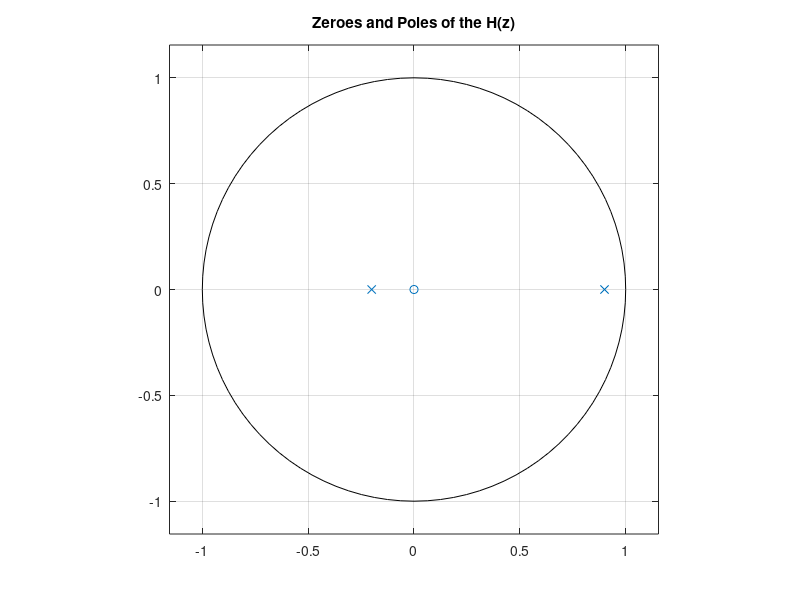
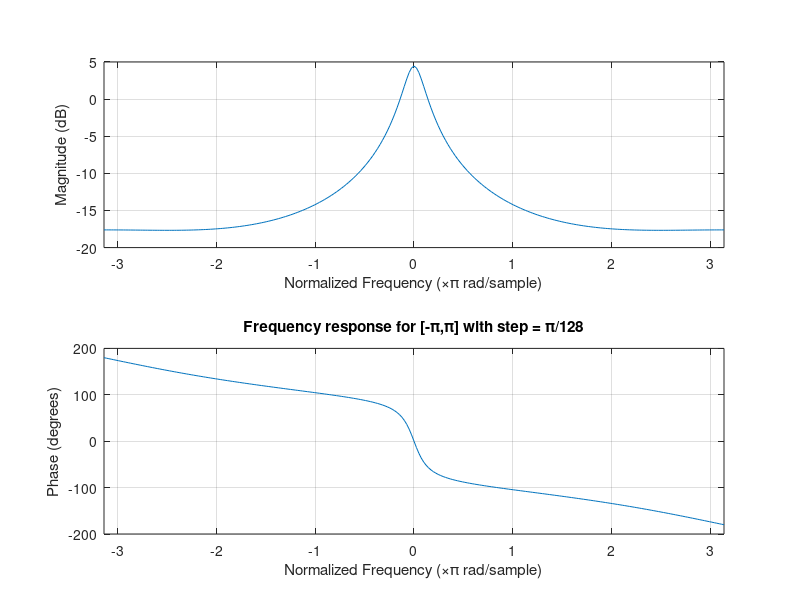
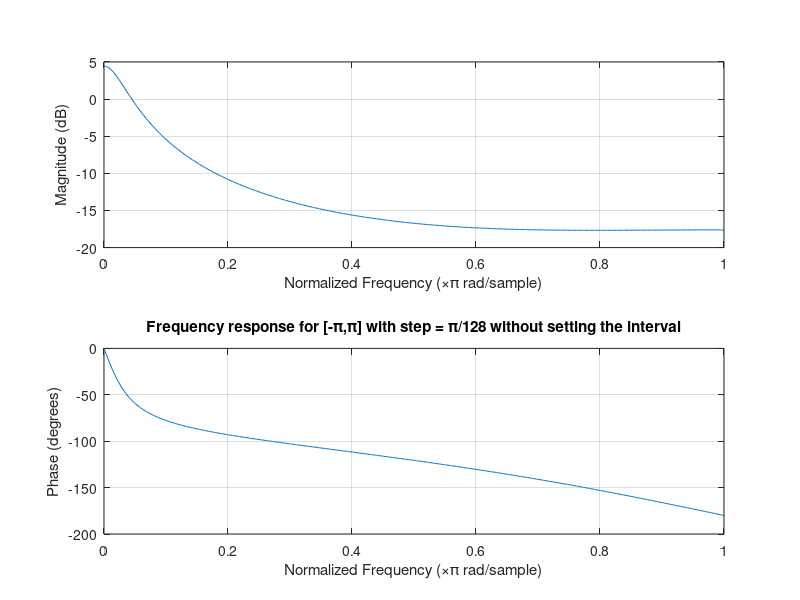
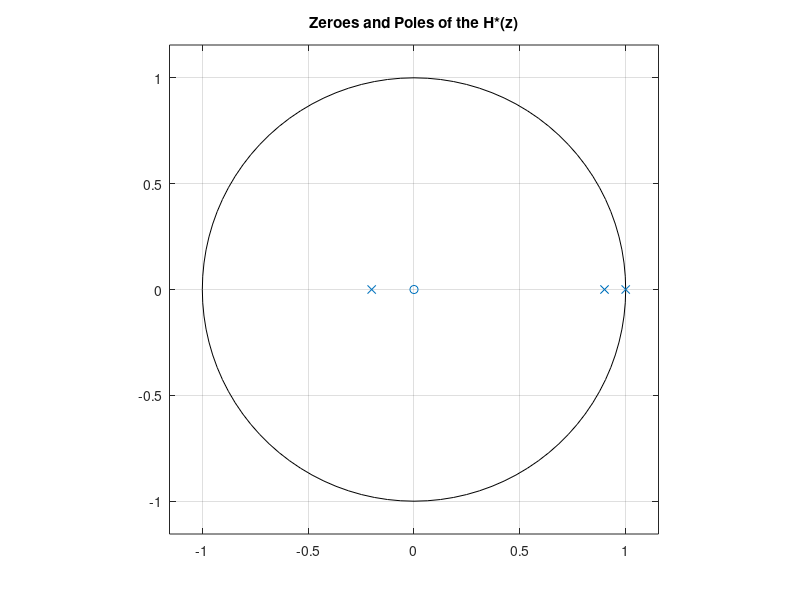

Source code (MATLAB) for these figures, in order: (Note: this script raises an error after producing the figures.)
close all;
clear all;
clc;

%% Exercise 1 

% Question b

% Set the frequency 
fs=1;
Ts=1/fs;

% Model the Transfer Function H(z) using tf()
H = tf( [0, 0.2 ,0], [1, -0.7, -0.18], Ts)

% Find the zeroes and the poles of the TF by solving the eqs
zeroes = roots([0, 0.2, 0])
poles = roots([1, -0.7, -0.18])

% Set the zeroes and poles on the Img plane
figure(1);
zplane(zeroes, poles);
title('Zeroes and Poles of the H(z)')



% Question d

%Set the frequency interval vector
fval = -pi:pi/128:pi;

figure(2);
% Normal drawing of frequency response
freqz( [0, 0.2, 0], [1, -0.7, -0.18], fval)
title('Frequency response for [-\pi,\pi] with step = \pi/128')

figure(3);
% Drawing of frequency response without providing interval
freqz( [0, 0.2, 0], [1, -0.7, -0.18])
title('Frequency response for [-\pi,\pi] with step = \pi/128 without setting the interval')




%Question e

clear all;

% Set the frequency 
fs=1;
Ts=1/fs;

% Model the Transfer Function H(z) using tf()
H = tf( [0, 0.2, 0], [1, -1.7, 0.52, 0.18], Ts)

% Find the zeroes and the poles of the TF by solving the eqs
zeroes = roots([0, 0.2, 0])
poles = roots([1, -1.7, 0.52, 0.18])

% Set the zeroes and poles on the Img plane
figure(4);
zplane(zeroes, poles);
title('Zeroes and Poles of the H*(z)');

%Set the frequency interval vector
fval = -pi:pi/128:pi;

figure(5);
% Normal drawing of frequency response
freqz( [0, 0.2, 0], [1, -1.7, 0.52, 0.18], fval)
title('Frequency response for [-\pi,\pi] with step = \pi/128')





%% Exercise 2

clear all;
clc;

% Set the numerator and denominator details
num = [4.0 -3.5 0];
denom = [1.0 -2.5 1.0];


% Question A

% Find zeroes and poles of the TF 
[r, p] = residuez(num, denom)


syms z

%Model the transfer function using simple fractions
H = r(1) / (1-p(1)*z^-1)  +  r(2) / (1-p(2)*z^-1);

%Print pretty the tf in the command line
pretty(H)


% Question B

% Calculate the inverse Z-Transform of H(z)
invZ = iztrans(H)






